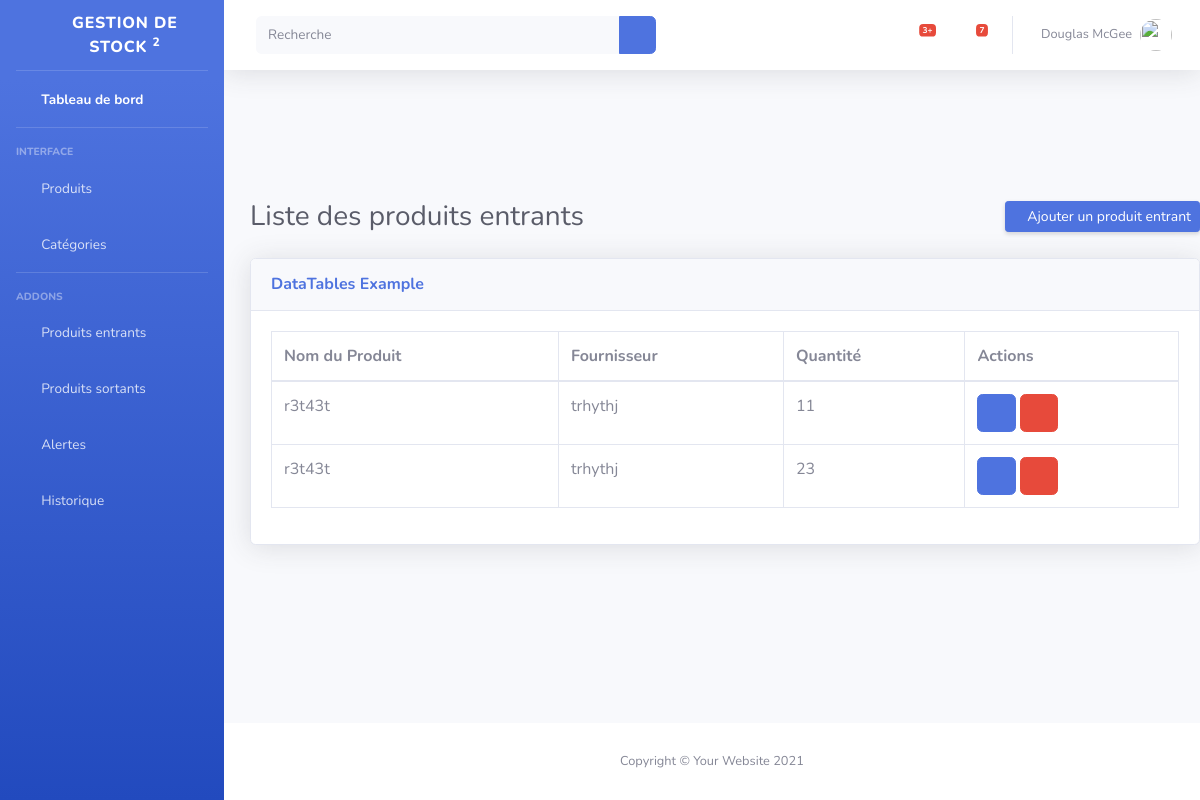
The app's page /liste_produits_entrants/ with its own data.
### gestion_stock_app/models.py (models this page shows, shortened)
class Entrer(models.Model):
    produit = models.ForeignKey(Produit, on_delete=models.SET_NULL, null=True)
    fournisseur = models.ForeignKey(Fournisseur, on_delete=models.SET_NULL, null = True)
    quantite = models.IntegerField()
    prix_total = models.FloatField(blank=True)

class Produit(models.Model):
    nom_produit = models.CharField( max_length=150)
    description = models.TextField(blank=True)
    categorie = models.ForeignKey( Categories_Produit, on_delete=models.SET_NULL, null=True )
    prix_en_gros = models.FloatField()
    prix_details = models.FloatField()
    prix_fournisseur = models.FloatField()
    class Meta:
        verbose_name = ("Produit")
        verbose_name_plural = ("Produits")
    def __str__(self):
        return self.nom_produit

class Fournisseur(models.Model):
    nom_et_prenom = models.CharField( max_length=150, blank=True)
    nom_societe = models.CharField( max_length=50, blank=True)
    numero = models.CharField(max_length=50)
    autre_information = models.TextField(blank=True)
    class Meta:
        verbose_name = ("fournisseur")
        verbose_name_plural = ("fournisseurs")

### gestion_stock_app/views.py (the view)
# urls.py: path('liste_produits_entrants/', liste_produits_entrants, name='liste_produits_entrants'),
def liste_produits_entrants(request):
    produits_entrants = Entrer.objects.all()
    nombre_total_produits_entrants = produits_entrants.count()
    context = {
        'produits_entrants': produits_entrants,
        'nombre_total_produits_entrants': nombre_total_produits_entrants,
    }
    return render(request, 'liste_produits_entrants.html', context)

### gestion_stock_app/templates/liste_produits_entrants.html
{% include 'index.html' %}
<div style="margin-left: 250px; margin-top: -600px;">
  <div class="d-sm-flex align-items-center justify-content-between mb-4">
    <h1 class="h3 mb-0 text-gray-800">Liste des produits entrants</h1>
    <a href="{% url 'enregistrement_produit_entrant' %}" class="d-none d-sm-inline-block btn btn-sm btn-primary shadow-sm">
      <i class="fas fa-download fa-sm text-white-50"></i> Ajouter un produit entrant
    </a>
  </div>
  <div class="card shadow mb-4">
    <div class="card-header py-3">
      <h6 class="m-0 font-weight-bold text-primary">DataTables Example</h6>
    </div>
    <div class="card-body">
      <div class="table-responsive">
        <table class="table table-bordered" id="dataTable" width="100%" cellspacing="0">
          <thead>
            <tr>
              <th>Nom du Produit</th>
              <th>Fournisseur</th>
              <th>Quantité</th>
              <th>Actions</th>
            </tr>
          </thead>
          <tbody>
            {% for produit_entrant in produits_entrants %}
              <tr>
                <td>{{ produit_entrant.produit }}</td>
                <td>{{ produit_entrant.fournisseur.nom_et_prenom }}</td>
                <td>{{ produit_entrant.quantite }}</td>
                <td>
                  <a href="{% url 'modifier_produit_entrant' produit_entrant.id %}" class="btn btn-primary">
                    <i class="fas fa-edit"></i>
                  </a>
                  <a href="{% url 'supprimer_produit_entrant' produit_entrant.id %}" class="btn btn-danger">
                    <i class="fas fa-trash-alt"></i>
                  </a>
                </td>
              </tr>
            {% endfor %}
          </tbody>
        </table>
      </div>
    </div>
  </div>
</div>

### records on screen
Entrer: produit "r3t43t", fournisseur.nom_et_prenom "trhythj", quantite "11"
Entrer: produit "r3t43t", fournisseur.nom_et_prenom "trhythj", quantite "23"
